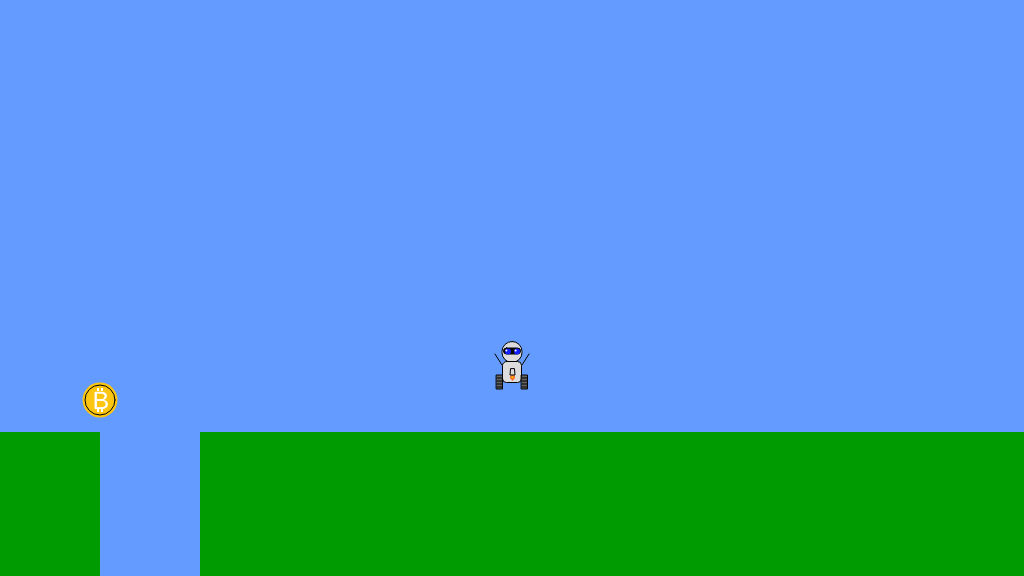
Frame 1 (no input)
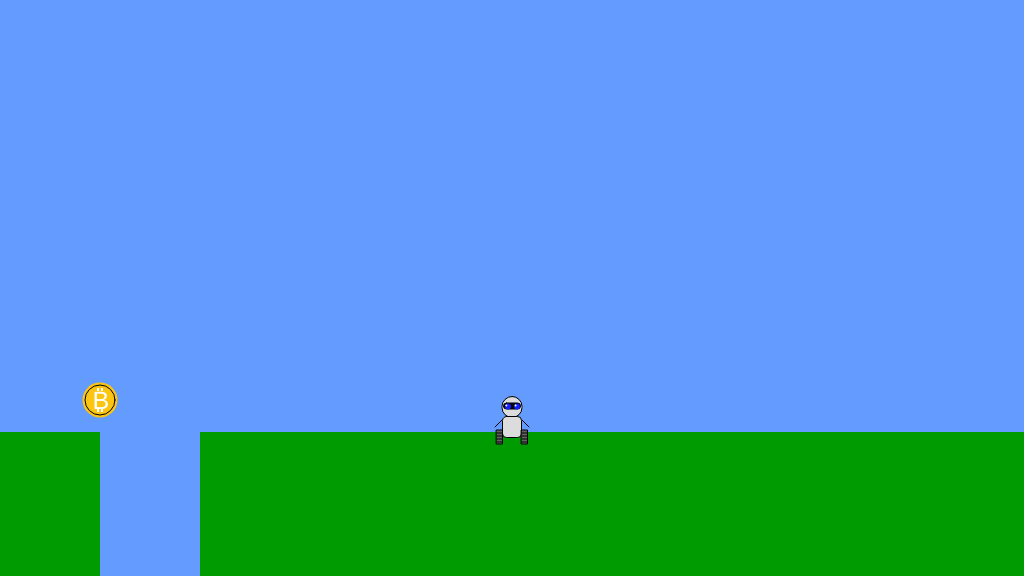
Frame 60 (no input)
Frame 120 (the mouse pressed at the canvas centre since frame 60): identical to frame 60, image omitted

The p5.js sketch that drew these frames (run headless with seeded random() and noise() and a simulated clock; from frame 60 on, the mouse is pressed at the canvas centre):

// p5.js sketch
// ── sketch.js


var gameChar_x;
var gameChar_y;
var floorPos_y;
var canyon;
var isLeft, isRight, isJumping, isFalling, isPlummeting;

function setup()
{
	createCanvas(1024, 576);
	floorPos_y = height * 3/4;
	gameChar_x = width/2;
	gameChar_y = floorPos_y - 30;

	isLeft = false;
	isRight = false;
	isFalling = false;
	isPlummeting = false;

	collectable = {
		x_pos: 100,
		y_pos: 400,
		size: 1,
		isFound: false

	}


	canyon = {
		x_pos: 100,
		width: 100
	}
}

function draw()
{

	

	background(100,155,255); 


	noStroke();
	fill(0,155,0);
	rect(0, floorPos_y, width, height - floorPos_y); //draw some green ground

	//draw the canyon
	fill(100, 155, 255);
	noStroke();
	rect(canyon.x_pos, 429, canyon.width, 150);





	if (gameChar_y < floorPos_y + 25){
		isFalling = true;
	}

	else{
		isFalling = false;
	}



	//the game character
	if(isLeft && isFalling)
	{
		// add your jumping-left code
			//head
			rectMode(CENTER);
			strokeWeight(1);
			stroke(0);
			fill(220);
			rect(gameChar_x, gameChar_y - 50, 20, 21, 50);
		
			
		
			
			
			//torso
			rectMode(CENTER);
			strokeWeight(1);
			stroke(0);
			fill(220);
			rect(gameChar_x - 8, gameChar_y - 30, 10, 4);
			rect(gameChar_x + 8, gameChar_y - 30, 10, 4);
			rect(gameChar_x, gameChar_y - 30, 19, 21, 4);
		
			//flame_back
			
			ellipseMode(CENTER);
			noStroke();
			
			fill(255, 89, 18);
			ellipse(gameChar_x + 0.5 - 15, gameChar_y - 25 , 5, 4);
			triangle(gameChar_x - 2 - 15, gameChar_y - 24.6, gameChar_x + 3 - 15, gameChar_y - 24.6, gameChar_x + 0.5 -15, gameChar_y -21);
			
			fill(255, 184, 18);
			ellipse(gameChar_x + 0.5 - 15, gameChar_y - 25 , 2.5, 2);
			triangle(gameChar_x - .75 - 15, gameChar_y - 24.75, gameChar_x + 1.75 - 15, gameChar_y - 24.75, gameChar_x +.5 -15, gameChar_y - 23)
			
			stroke(0)
			//rocket_back
			fill(220);
			quad(gameChar_x - 2 + .5 - 15, gameChar_y - 33, gameChar_x - 2.5 +.5 - 15, gameChar_y - 27, gameChar_x + 2.5 +.5 - 15, gameChar_y - 27, gameChar_x + 2+.5 - 15, gameChar_y - 33);
		
			//flame_front
			
			ellipseMode(CENTER);
			noStroke();
			
			fill(255, 89, 18);
			ellipse(gameChar_x + 0.5 + 15, gameChar_y - 25 , 5, 4);
			triangle(gameChar_x - 2 + 15, gameChar_y - 24.6, gameChar_x + 3 + 15, gameChar_y - 24.6, gameChar_x + 0.5 + 15, gameChar_y -21);
			
			fill(255, 184, 18);
			ellipse(gameChar_x + 0.5 + 15, gameChar_y - 25 , 2.5, 2);
			triangle(gameChar_x - .75 + 15, gameChar_y - 24.75, gameChar_x + 1.75 + 15, gameChar_y - 24.75, gameChar_x +.5 + 15, gameChar_y - 23)
			
			stroke(0)
			//rocket_front
			fill(220);
			quad(gameChar_x - 2 + .5 + 15, gameChar_y - 33, gameChar_x - 2.5 +.5 + 15, gameChar_y - 27, gameChar_x + 2.5 +.5 + 15, gameChar_y - 27, gameChar_x + 2+.5 + 15, gameChar_y - 33);
		
		
		
			//Tracks
			//left_Track
			
			//right_Track
			fill(120);
			triangle(gameChar_x, gameChar_y - 26, gameChar_x - 13, gameChar_y - 16, gameChar_x +13, gameChar_y - 16);
			fill(220);
			ellipse(gameChar_x, gameChar_y - 22.2, 5, 5);
			ellipse(gameChar_x - 5, gameChar_y - 18.5, 5, 5);
			ellipse(gameChar_x + 5, gameChar_y - 18.5, 5, 5);
			//Arms
			
			//left
			
			line(gameChar_x - 17, gameChar_y - 40, gameChar_x - 10, gameChar_y - 37);
			//ellipse(gameChar_x - 16, gameChar_y - 30, 4, 4);
			
			//right
			line(gameChar_x + 11, gameChar_y - 42, gameChar_x + 1 , gameChar_y - 37);
			//ellipse(gameChar_x + 16, gameChar_y - 30, 4, 4);
			
			
			//eyes
			//eyes
		fill(5);
		rect(gameChar_x - 5, gameChar_y - 51, 8, 6, 0, 10 , 10 , 0);
		
		
	
		//right
		noStroke();
		ellipseMode(CENTER);
		fill(18, 30, 255);
		ellipse(gameChar_x - 5, gameChar_y - 50.5, 6, 6);
		fill(255);	
		ellipse(gameChar_x + 3.6- 10, gameChar_y - 51.5, 2, 2);
		
		
		strokeWeight(1); //To revert strokeWeight for the frames to the default value 
		rectMode(CORNER); //To undo the change in rectMode I made for my character drawing purposes
		
		gameChar_x -= 4;

	}
	else if(isRight && isFalling)
	{
		// add your jumping-right code
		//head
	rectMode(CENTER);
	strokeWeight(1);
	stroke(0);
	fill(220);
	rect(gameChar_x, gameChar_y - 50, 20, 21, 50);

	

	
	
	//torso
	rectMode(CENTER);
	strokeWeight(1);
	stroke(0);
	fill(220);
	rect(gameChar_x - 8, gameChar_y - 30, 10, 4);
	rect(gameChar_x + 8, gameChar_y - 30, 10, 4);
	rect(gameChar_x, gameChar_y - 30, 19, 21, 4);

	//flame_back
	
	ellipseMode(CENTER);
	noStroke();
	
	fill(255, 89, 18);
	ellipse(gameChar_x + 0.5 - 15, gameChar_y - 25 , 5, 4);
	triangle(gameChar_x - 2 - 15, gameChar_y - 24.6, gameChar_x + 3 - 15, gameChar_y - 24.6, gameChar_x + 0.5 -15, gameChar_y -21);
	
	fill(255, 184, 18);
	ellipse(gameChar_x + 0.5 - 15, gameChar_y - 25 , 2.5, 2);
	triangle(gameChar_x - .75 - 15, gameChar_y - 24.75, gameChar_x + 1.75 - 15, gameChar_y - 24.75, gameChar_x +.5 -15, gameChar_y - 23)
	
	stroke(0)
	//rocket_back
	fill(220);
	quad(gameChar_x - 2 + .5 - 15, gameChar_y - 33, gameChar_x - 2.5 +.5 - 15, gameChar_y - 27, gameChar_x + 2.5 +.5 - 15, gameChar_y - 27, gameChar_x + 2+.5 - 15, gameChar_y - 33);

	//flame_front
	
	ellipseMode(CENTER);
	noStroke();
	
	fill(255, 89, 18);
	ellipse(gameChar_x + 0.5 + 15, gameChar_y - 25 , 5, 4);
	triangle(gameChar_x - 2 + 15, gameChar_y - 24.6, gameChar_x + 3 + 15, gameChar_y - 24.6, gameChar_x + 0.5 + 15, gameChar_y -21);
	
	fill(255, 184, 18);
	ellipse(gameChar_x + 0.5 + 15, gameChar_y - 25 , 2.5, 2);
	triangle(gameChar_x - .75 + 15, gameChar_y - 24.75, gameChar_x + 1.75 + 15, gameChar_y - 24.75, gameChar_x +.5 + 15, gameChar_y - 23)
	
	stroke(0)
	//rocket_front
	fill(220);
	quad(gameChar_x - 2 + .5 + 15, gameChar_y - 33, gameChar_x - 2.5 +.5 + 15, gameChar_y - 27, gameChar_x + 2.5 +.5 + 15, gameChar_y - 27, gameChar_x + 2+.5 + 15, gameChar_y - 33);



	//Tracks
	//left_Track
	
	//right_Track
	fill(120);
	triangle(gameChar_x, gameChar_y - 26, gameChar_x - 13, gameChar_y - 16, gameChar_x +13, gameChar_y - 16);
	fill(220);
	ellipse(gameChar_x, gameChar_y - 22.2, 5, 5);
	ellipse(gameChar_x - 5, gameChar_y - 18.5, 5, 5);
	ellipse(gameChar_x + 5, gameChar_y - 18.5, 5, 5);
	//Arms
	
	//left
	
	line(gameChar_x + 17, gameChar_y - 40, gameChar_x + 10, gameChar_y - 37);
	//ellipse(gameChar_x - 16, gameChar_y - 30, 4, 4);
	
	//right
	line(gameChar_x - 11, gameChar_y - 42, gameChar_x - 1 , gameChar_y - 37);
	//ellipse(gameChar_x + 16, gameChar_y - 30, 4, 4);
	
	
	//eyes
	fill(5);
	rect(gameChar_x + 5, gameChar_y - 51, 8, 6, 10, 0 , 0 , 10);
	
	

	//left
	noStroke();
	ellipseMode(CENTER);
	fill(18, 30, 255);
	ellipse(gameChar_x + 5.5, gameChar_y - 50.5, 6, 6);
	fill(255);	
	ellipse(gameChar_x + 3.75, gameChar_y - 51.5, 2, 2);
	
	strokeWeight(1); //To revert strokeWeight for the frames to the default value 
	rectMode(CORNER); //To undo the change in rectMode I made for my character drawing purposes

	gameChar_x += 4;

	}
	else if(isLeft)
	{
		//head
		rectMode(CENTER);
		strokeWeight(1);
		stroke(0);
		fill(220);
		rect(gameChar_x, gameChar_y - 50, 20, 21, 50);

		//left_Track
		
		
		//torso
		rectMode(CENTER);
		strokeWeight(1);
		stroke(0);
		fill(220);
		rect(gameChar_x, gameChar_y - 30, 19, 21, 4);

		//Tracks
		//left_Track
		
		//right_Track
		fill(120);
		triangle(gameChar_x, gameChar_y - 26, gameChar_x - 13, gameChar_y - 16, gameChar_x +13, gameChar_y - 16);
		fill(220);
		ellipse(gameChar_x, gameChar_y - 22.2, 5, 5);
		ellipse(gameChar_x - 5, gameChar_y - 18.5, 5, 5);
		ellipse(gameChar_x + 5, gameChar_y - 18.5, 5, 5);
		//Arms
		
		//left
		//fill(220);
		line(gameChar_x - 17, gameChar_y - 40, gameChar_x - 10, gameChar_y - 37);
		//ellipse(gameChar_x - 16, gameChar_y - 30, 4, 4);
		
		//right
		line(gameChar_x + 17 - 10, gameChar_y - 30, gameChar_x , gameChar_y - 37);
		//ellipse(gameChar_x + 16, gameChar_y - 30, 4, 4);
		
		
		//eyes
		fill(5);
		rect(gameChar_x - 5, gameChar_y - 51, 8, 6, 0, 10 , 10 , 0);
		
		

		//right
		noStroke();
		ellipseMode(CENTER);
		fill(18, 30, 255);
		ellipse(gameChar_x - 5, gameChar_y - 50.5, 6, 6);
		fill(255);	
		ellipse(gameChar_x + 3.6- 10, gameChar_y - 51.5, 2, 2);
		
		strokeWeight(1); //To revert strokeWeight for the frames to the default value 
		rectMode(CORNER); //To undo the change in rectMode I made for my character drawing purposes

		gameChar_x -= 4;

	}
	else if(isRight)
	{
		// add your walking right code
		//head
		rectMode(CENTER);
		strokeWeight(1);
		stroke(0);
		fill(220);
		rect(gameChar_x, gameChar_y - 50, 20, 21, 50);

		
		
		//torso
		rectMode(CENTER);
		strokeWeight(1);
		stroke(0);
		fill(220);
		rect(gameChar_x, gameChar_y - 30, 19, 21, 4);

		//Tracks
		//left_Track
		
		//right_Track
		fill(120);
		triangle(gameChar_x, gameChar_y - 26, gameChar_x - 13, gameChar_y - 16, gameChar_x +13, gameChar_y - 16);
		fill(220);
		ellipse(gameChar_x, gameChar_y - 22.2, 5, 5);
		ellipse(gameChar_x - 5, gameChar_y - 18.5, 5, 5);
		ellipse(gameChar_x + 5, gameChar_y - 18.5, 5, 5);
		//Arms
		
		//left
		//fill(220);
		line(gameChar_x + 17, gameChar_y - 40, gameChar_x + 10, gameChar_y - 37);
		//ellipse(gameChar_x - 16, gameChar_y - 30, 4, 4);
		
		//right
		line(gameChar_x - 7, gameChar_y - 30, gameChar_x , gameChar_y - 37);
		//ellipse(gameChar_x + 16, gameChar_y - 30, 4, 4);
		
		
		//eyes
		fill(5);
		rect(gameChar_x + 5, gameChar_y - 51, 8, 6, 10, 0 , 0 , 10);
		
		

		//left
		noStroke();
		ellipseMode(CENTER);
		fill(18, 30, 255);
		ellipse(gameChar_x + 5.5, gameChar_y - 50.5, 6, 6);
		fill(255);	
		ellipse(gameChar_x + 3.75, gameChar_y - 51.5, 2, 2);
		
		strokeWeight(1); //To revert strokeWeight for the frames to the default value 
		rectMode(CORNER); //To undo the change in rectMode I made for my character drawing purposes

		gameChar_x += 4;

	}
	else if(isFalling || isPlummeting)
	{
		// add your jumping facing forwards code

		//head
	rectMode(CENTER);
	strokeWeight(1);
	stroke(0);
	fill(220);
	rect(gameChar_x, gameChar_y - 50, 20, 21, 50);

	
	//torso
	rectMode(CENTER);
	strokeWeight(1);
	stroke(0);
	fill(220);
	rect(gameChar_x, gameChar_y - 30, 19, 21, 4);

	//flame
	
	ellipseMode(CENTER);
	noStroke();
	
	fill(255, 89, 18);
	ellipse(gameChar_x + 0.5, gameChar_y - 25 , 5, 4);
	triangle(gameChar_x - 2, gameChar_y - 24.6, gameChar_x + 3, gameChar_y - 24.6, gameChar_x + 0.5, gameChar_y -21);
	
	fill(255, 184, 18);
	ellipse(gameChar_x + 0.5, gameChar_y - 25 , 2.5, 2);
	triangle(gameChar_x - .75, gameChar_y - 24.75, gameChar_x + 1.75, gameChar_y - 24.75, gameChar_x +.5, gameChar_y - 23)
	
	stroke(0)
	//rocket
	fill(220);
	quad(gameChar_x - 2 + .5, gameChar_y - 33, gameChar_x - 2.5 +.5, gameChar_y - 27, gameChar_x + 2.5 +.5, gameChar_y - 27, gameChar_x + 2+.5, gameChar_y - 33);

	


	//Tracks
	//left_Track
	fill(100);
	rect(gameChar_x - 12.5, gameChar_y - 20, 6, 14); //left
	line(gameChar_x - 15, gameChar_y - 24, gameChar_x - 10, gameChar_y - 24);
	line(gameChar_x - 15, gameChar_y - 21, gameChar_x - 10, gameChar_y - 21);
	line(gameChar_x - 15, gameChar_y - 18, gameChar_x - 10, gameChar_y - 18);
	line(gameChar_x - 15, gameChar_y - 15, gameChar_x - 10, gameChar_y - 15);
	
	//right_Track
	rect(gameChar_x + 12.5, gameChar_y - 20, 6, 14); //left
	line(gameChar_x + 15, gameChar_y - 24, gameChar_x + 10, gameChar_y - 24);
	line(gameChar_x + 15, gameChar_y - 21, gameChar_x + 10, gameChar_y - 21);
	line(gameChar_x + 15, gameChar_y - 18, gameChar_x + 10, gameChar_y - 18);
	line(gameChar_x + 15, gameChar_y - 15, gameChar_x + 10, gameChar_y - 15);

	//Arms
	
	//left
	fill(220);
	line(gameChar_x - 17, gameChar_y - 48, gameChar_x - 10, gameChar_y - 37);
	//ellipse(gameChar_x - 16.5, gameChar_y - 48, 4, 4);
	
	//right
	line(gameChar_x + 17, gameChar_y - 48, gameChar_x + 10, gameChar_y - 37);
	//ellipse(gameChar_x + 17.5, gameChar_y - 48, 4, 4);
	
	//eyes
	fill(5);
	rect(gameChar_x, gameChar_y - 51, 17, 6, 10);
	
	//left
	noStroke();
	ellipseMode(CENTER);
	fill(18, 30, 255);
	ellipse(gameChar_x - 4, gameChar_y - 50.5, 6, 6);
	fill(255);	
	ellipse(gameChar_x - 5.6, gameChar_y - 51.5, 2, 2);

	//right
	noStroke();
	ellipseMode(CENTER);
	fill(18, 30, 255);
	ellipse(gameChar_x + 5, gameChar_y - 50.5, 6, 6);
	fill(255);	
	ellipse(gameChar_x + 3.6, gameChar_y - 51.5, 2, 2);
	
	strokeWeight(1); //To revert strokeWeight for the frames to the default value 
	rectMode(CORNER); //To undo the change in rectMode I made for my character drawing purposes	
	



	


	}
	else
	{
		// add your standing front facing code
		//head
		rectMode(CENTER);
		strokeWeight(1);
		stroke(0);
		fill(220);
		rect(gameChar_x, gameChar_y - 50, 20, 21, 50);

		
		//torso
		rectMode(CENTER);
		strokeWeight(1);
		stroke(0);
		fill(220);
		rect(gameChar_x, gameChar_y - 30, 19, 21, 4);

		//Tracks
		//left_Track
		fill(100);
		rect(gameChar_x - 12.5, gameChar_y - 20, 6, 14); //left
		line(gameChar_x - 15, gameChar_y - 24, gameChar_x - 10, gameChar_y - 24);
		line(gameChar_x - 15, gameChar_y - 21, gameChar_x - 10, gameChar_y - 21);
		line(gameChar_x - 15, gameChar_y - 18, gameChar_x - 10, gameChar_y - 18);
		line(gameChar_x - 15, gameChar_y - 15, gameChar_x - 10, gameChar_y - 15);
		
		//right_Track
		rect(gameChar_x + 12.5, gameChar_y - 20, 6, 14); //left
		line(gameChar_x + 15, gameChar_y - 24, gameChar_x + 10, gameChar_y - 24);
		line(gameChar_x + 15, gameChar_y - 21, gameChar_x + 10, gameChar_y - 21);
		line(gameChar_x + 15, gameChar_y - 18, gameChar_x + 10, gameChar_y - 18);
		line(gameChar_x + 15, gameChar_y - 15, gameChar_x + 10, gameChar_y - 15);

		//Arms
		
		//left
		//fill(220);
		line(gameChar_x - 17, gameChar_y - 30, gameChar_x - 10, gameChar_y - 37);
		//ellipse(gameChar_x - 16, gameChar_y - 30, 4, 4);
		
		//right
		line(gameChar_x + 17, gameChar_y - 30, gameChar_x + 10, gameChar_y - 37);
		//ellipse(gameChar_x + 16, gameChar_y - 30, 4, 4);
		
		
		//eyes
		fill(5);
		rect(gameChar_x, gameChar_y - 51, 17, 6, 10);
		
		//left
		noStroke();
		ellipseMode(CENTER);
		fill(18, 30, 255);
		ellipse(gameChar_x - 4, gameChar_y - 50.5, 6, 6);
		fill(255);	
		ellipse(gameChar_x - 5.6, gameChar_y - 51.5, 2, 2);

		//right
		noStroke();
		ellipseMode(CENTER);
		fill(18, 30, 255);
		ellipse(gameChar_x + 5, gameChar_y - 50.5, 6, 6);
		fill(255);	
		ellipse(gameChar_x + 3.6, gameChar_y - 51.5, 2, 2);
		
		strokeWeight(1); //To revert strokeWeight for the frames to the default value 
		rectMode(CORNER); //To undo the change in rectMode I made for my character drawing purposes

		

	}

	if (isJumping && gameChar_y > 300){
	
		gameChar_y -= 10;
	}

	if(isFalling || isPlummeting)
	{
		
	gameChar_y += 5;

	}

	if (!collectable.isFound){
		//Collectable
	
	
	fill(252, 197, 18);
	stroke(0);
	strokeWeight(0);
	ellipse(collectable.x_pos, collectable.y_pos, 35 * collectable.size, 35 * collectable.size);
	noStroke();
	
	noFill();
	strokeWeight(1);
	stroke(0);
	ellipse(collectable.x_pos - (434 - 434), collectable.y_pos - (397 - 397), 30 * collectable.size, 30 * collectable.size)

	noStroke();
	fill(255);
	textSize(25*collectable.size);
	text('B', collectable.x_pos - (434 - 426.5), collectable.y_pos - (397 - 406));

	rect(collectable.x_pos - (434 - 431), collectable.y_pos - (397 - 385), 2*collectable.size, 3*collectable.size);
	rect(collectable.x_pos - (434 - 435), collectable.y_pos - (397 - 385), 2*collectable.size, 3*collectable.size);
	rect(collectable.x_pos - (434 - 431), collectable.y_pos - (397 - 406), 2*collectable.size, 3*collectable.size);
	rect(collectable.x_pos - (434 - 435), collectable.y_pos - (397 - 406), 2*collectable.size, 3*collectable.size);

	}


	if (dist(collectable.x_pos - (434 - 426.5), collectable.y_pos - (397 - 406), gameChar_x, gameChar_y - 30) < 50){
		collectable.isFound = true;
	}

	


}


function keyPressed()
{


	if (keyCode ==  37){
		isLeft = true;
	}

	else if (keyCode == 32){
		isJumping = true;
	}

	else if (keyCode == 39){
		isRight = true;
	}




}

function keyReleased()
{


	if (keyCode ==  37){
		isLeft = false;
	}

	else if (keyCode == 32){
		isJumping = false;
	}

	else if (keyCode == 39){
		isRight = false;
	}



}
